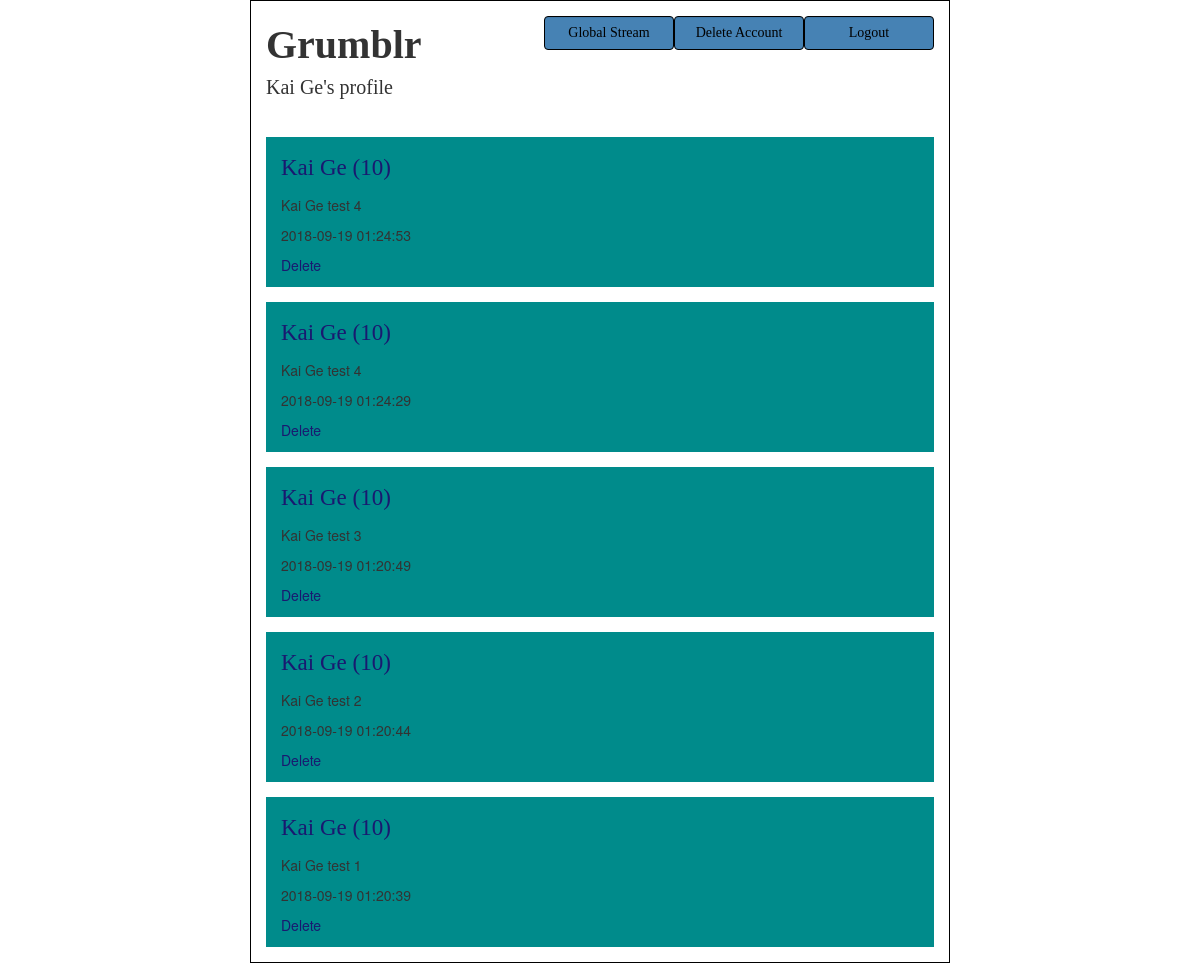
Screenshot of /grumblr/check-profile/13 (signed in) with the database file from the repository.
### grumblr/models.py (models this page shows, shortened)
class Post(models.Model):
    text = models.CharField(max_length=200)
    time_str = models.CharField(max_length=200)
    creat_time = models.DateTimeField(auto_now_add=True)
    user = models.ForeignKey(User, on_delete=models.CASCADE)
    user_name = models.CharField(max_length=200)

### grumblr/views.py (the view)
# urls.py: path('grumblr/check-profile/<int:user_id>', views.check_profile),
@login_required
def check_profile(request, user_id):
    errors = []
    context = {}
    able_to_delete = []
    try:
        user_to_check = User.objects.get(id=user_id)
    except ObjectDoesNotExist:
        errors.append("The User does not exist")
        return redirect('/grumblr')
    all_posts = Post.objects.all().order_by('-creat_time')
    posts = all_posts.filter(user_name=user_to_check.username).order_by('-creat_time')
    context['posts'] = posts
    if request.user.id == user_id:
        able_to_delete.append('True')
    context = {'single_user' : user_to_check, 'errors' : errors, 'posts': posts, 'able_to_delete':able_to_delete}
    return render(request, 'grumblr/profile.html', context)

### grumblr/templates/grumblr/profile.html (shortened to what this page needs)
<!DOCTYPE html>
<html lang="en">
<head>
    {% load staticfiles %}
    <link rel="stylesheet" type="text/css" href="{% static 'css/bootstrap.css' %}">
    <link rel="stylesheet" href="{% static 'css/login.css' %}">
</head>
<body>
<div class="contentBorder">
    <div>
        <b class="grumblrStyle">Grumblr</b>
        <a href="/grumblr/logout" class="form-control loginButton linkButton">Logout</a>
        <a href="/grumblr/delete-user" class="form-control loginButton linkButton">Delete Account</a>
        <a href="/grumblr" class="form-control loginButton linkButton">Global Stream</a>
    </div>
    <div class="welcomeWord">
        {% if single_user %}
            {{ single_user.first_name }} {{ single_user.last_name }}'s profile
        {% endif %}
    </div>
    <br>
    {% for post in posts %}
        <div class="postBackground">
            <p class="userNameFont"><a class="linkColor" href="/grumblr/check-profile/{{ post.user.id }}">
                {{ post.user.first_name }} {{ post.user.last_name }} ({{ post.user.username }})</a></p>
            <p>{{ post.text }}</p>
            <p>{{ post.time_str }}</p>
            {% if able_to_delete %}
                <p><a class="linkColor" href="/grumblr/delete-post/{{ post.id }}">Delete</a></p>
            {% endif %}
        </div>
    {% endfor %}
</div>
</body>
</html>

### static/css/login.css (style rules this page uses)
.loginButton { text-align: center; color: black; background-color:#4682B4; border-color: black; }
.grumblrStyle { font-size: 40px; font-family: "Times New Roman"; font-weight: bold; }
.postBackground { height: 150px; background-color: #008B8B; margin: 0; padding: 15px; position: relative; margin-top: 15px; }
.contentBorder { border:1px solid #000; padding: 15px; margin: 0 auto; width: 700px; }
.userNameFont { font-size: 23px; font-family: "Times New Roman"; color: midnightblue; }
.linkColor { color: midnightblue; }
.linkButton { font-family: "Times New Roman"; float: right; width: 130px; height: auto; }
.welcomeWord { font-family: "Times New Roman"; font-size: 20px; }

### rows the page displays
Post: user.first_name "Kai", user.last_name "Ge", user.username "10", text "Kai Ge test 4", time_str "2018-09-19 01:24:53"
Post: user.first_name "Kai", user.last_name "Ge", user.username "10", text "Kai Ge test 4", time_str "2018-09-19 01:24:29"
Post: user.first_name "Kai", user.last_name "Ge", user.username "10", text "Kai Ge test 3", time_str "2018-09-19 01:20:49"
Post: user.first_name "Kai", user.last_name "Ge", user.username "10", text "Kai Ge test 2", time_str "2018-09-19 01:20:44"
Post: user.first_name "Kai", user.last_name "Ge", user.username "10", text "Kai Ge test 1", time_str "2018-09-19 01:20:39"

### other values shown
{{ single_user.first_name }} "Kai"
{{ single_user.last_name }} "Ge"
